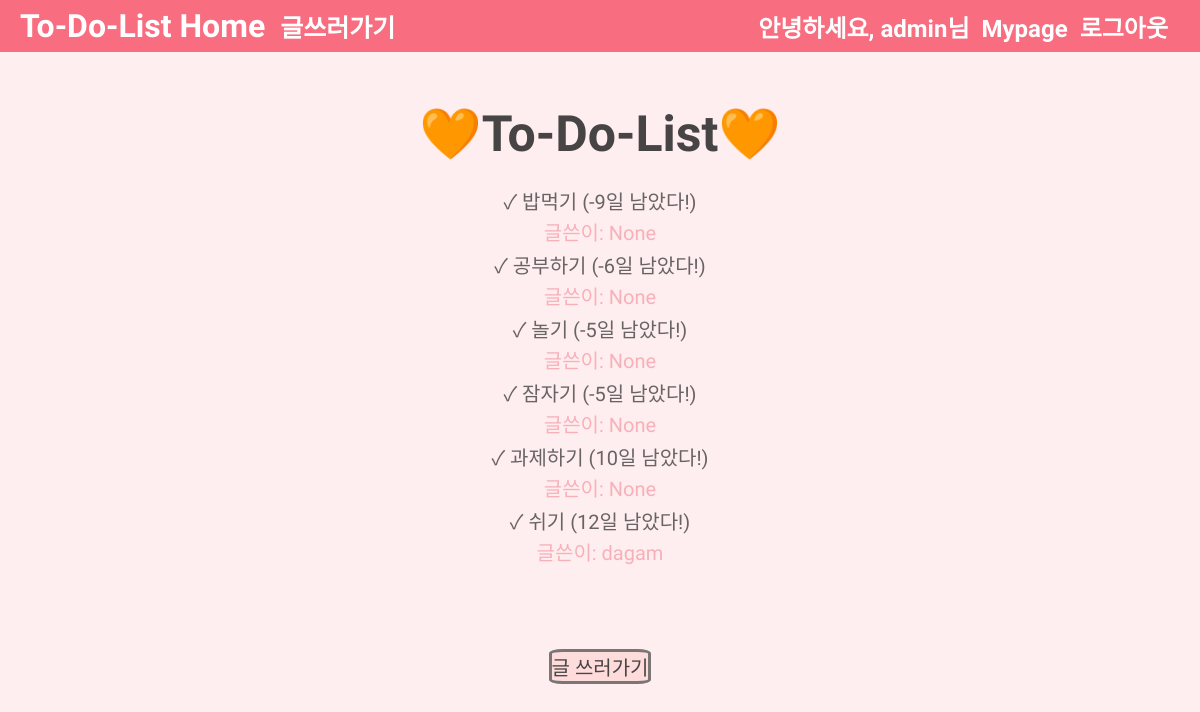
The app's page / (signed in) with its own data.
### todos/models.py (models this page shows, shortened)
class Todo(models.Model):
    title = models.CharField(max_length=200)
    content = models.TextField()
    deadline = models.DateField()
    author = models.ForeignKey(User, on_delete=models.CASCADE, related_name='posts', null=True, default=None)

### todos/views.py (the view)
# urls.py: 2. Add a URL to urlpatterns:  path('', views.home, name='home')
def home(request):
    todos = Todo.objects.all().order_by('deadline')
    for todo in todos: #남은 날짜
      diff_date = todo.deadline - datetime.date(datetime.now())
      todo.remain = diff_date.days
    return render(request, 'home.html', { 'todos' : todos })

### todos/templates/home.html
{% extends 'base.html' %}
{% block css %} {% load static %}
<link href="{% static 'home.css' %}" rel="stylesheet">
{% endblock css %}
{% block title %}
<a class="title_a" href="{% url 'home' %}">To-Do-List Home</a>
{% endblock title %}
{% block content %}
<div class="div-table">
    <table>
        <thead>
            <tr>
                <th>🧡To-Do-List🧡</th>
            </tr>
        </thead>
        <tbody>
            {% for todo in todos %}
            <tr>
                <td><a class="list_a" href="{% url 'detail' todo.pk %}">✓ {{todo.title}} ({{todo.remain}}일 남았다!)</a></td>
                <td><a class="author" href="{% url 'detail' todo.pk %}"> 글쓴이: {{todo.author}}</a></td>
            </tr>
            {% endfor %}
        </tbody>
    </table>
</div>
<div class="div-links">
    <a class="write_a" href="{% url 'new' %}">글 쓰러가기</a>
</div>
{% endblock content %}

### todos/templates/base.html (shortened to what this page needs)
<!DOCTYPE html>
<html lang="en">
<head>
    {% load static %}
    {% load socialaccount %}
    <link href="{% static 'base.css' %}" rel="stylesheet">
    {% block css %}
    {% endblock css %}
</head>
<body>
    <h1>
    {% block title %}
    {% endblock title %}
    <a class="base_a" href="{% url 'new' %}">글쓰러가기</a>
    <div class="nav-items">
         <div class="nav-bar">
                {% if user.is_authenticated %}
                <a class="nav-item">안녕하세요, {{ user.username }}님</a>
                <a class="nav-item" href="{% url 'mypage' %}">Mypage</a>
                <a class="nav-item" href="{% url 'logout' %}"
                  onclick="document.getElementById('kakao-logout').src
                    = 'https://accounts.kakao.com/logout?continue=https://accounts.kakao.com/weblogin/account'"
                >로그아웃</a>
                {% else %}
                <a class="nav-item" href="{% url 'login' %}">로그인</a>
                <a class="nav-item" href="{% provider_login_url 'kakao' %}">카카오로그인</a>
                <a class="nav-item" href="{% url 'signup' %}">회원가입</a>
                {% endif %}
        </div>
    </div>
    </h1>
    {% block content %}
    {% endblock content %}
</body>
</html>

### todos/static/base.css (style rules this page uses)
.base_a { flex-grow: 1; font-size: 25px; }
.nav-bar { font-size: 0; background-color: rgba(255, 130, 146); }
.nav-item { font-size: 24px; color: white; margin-right:12px; background-color: rgba(248, 109, 128); font-family: 'Gamja Flower', cursive; }

### todos/static/home.css (style rules this page uses)
* { margin: 0; background-color: #ffeef0; color: rgb(71, 68, 69); }
h1 { font-family: 'Itim', cursive; padding: 7px 20px 7px 20px; background-color: rgba(248, 109, 128); color: white; display: flex; align-items: center; }
.div-table { display: flex; justify-content: center; margin-top: 50px; }
.div-links { display: flex; justify-content: center; margin-top: 80px; }
th { font-family: 'Itim', cursive; font-size: 50px; padding-bottom: 20px; }
td { display: flex; justify-content: center; font-family: 'Gamja Flower', cursive; font-size: 20px; }
a:link, a:visited { text-decoration: none; }
.list_a { color: rgb(104, 100, 101); }
.div-links { font-family: 'Gamja Flower', cursive; font-size: 20px; }
.base_a { color: white; background-color: rgba(248, 109, 128); border: 0; font-family: 'Gamja Flower', cursive; font-size: 25px; margin-left: 15px; }
.title_a { color: white; background-color: rgba(248, 109, 128); }
.write_a { border-style:solid; border-color: #7a7676; background-color: #ffdcdc; border-radius: 13%; }
.nav-item { background-color: rgba(248, 109, 128); color: white; font-family: 'Itim', cursive; }
.nav-items { background-color: rgba(248, 109, 128); }
.nav-item { font-family: 'Gamja Flower', cursive; }
.nav-bar { background-color: rgba(248, 109, 128); }
.author { color:#f8b0b8 }

### records on screen
Todo: title "밥먹기", remain "-9", author "None"
Todo: title "공부하기", remain "-6", author "None"
Todo: title "놀기", remain "-5", author "None"
Todo: title "잠자기", remain "-5", author "None"
Todo: title "과제하기", remain "10", author "None"
Todo: title "쉬기", remain "12", author "dagam"

### other values on screen
{{ user.username }} "admin"
